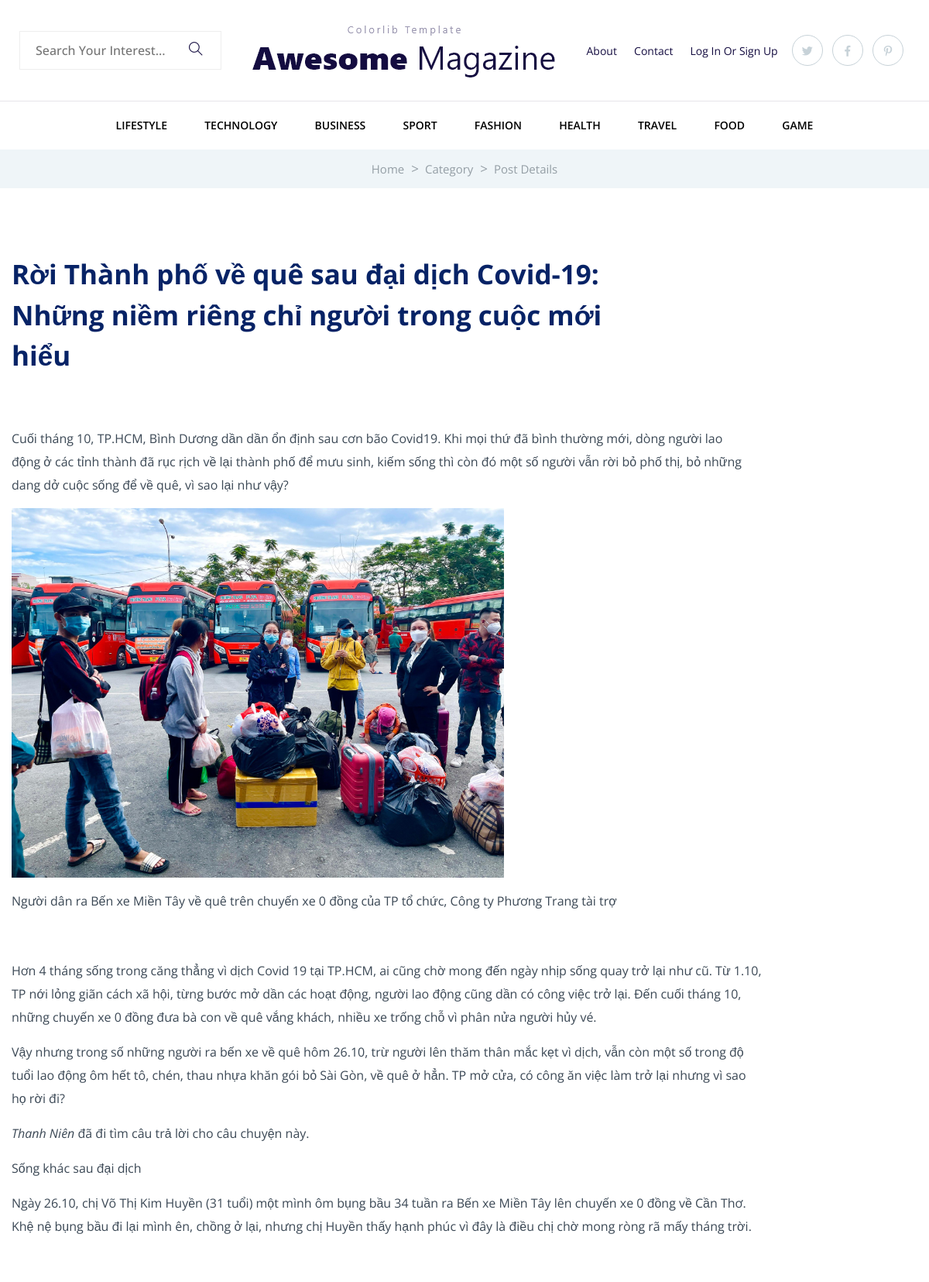
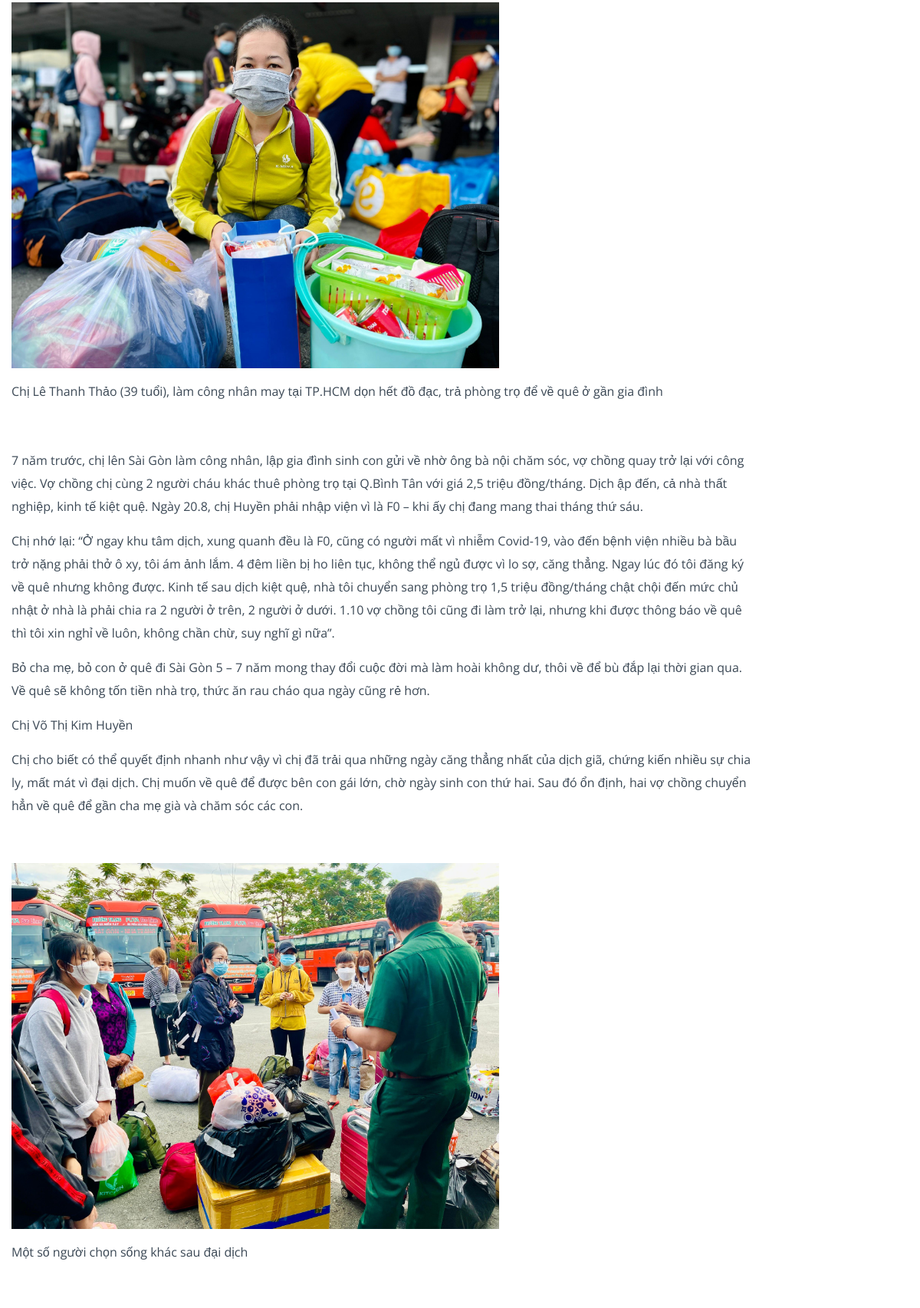
/post-details/2 (upper part), run on the app's committed database (2 pictures, top to bottom).
### news/models.py (models this page shows, shortened)
class Category (models.Model):
    title = models.CharField(max_length=400)
    image = models.ImageField(upload_to="imgs/", blank=True)

class New (models.Model):
    title = models.CharField(max_length=400)
    image = models.ImageField(upload_to="imgs/", blank=True)
    detail_view = models.CharField(max_length=500, blank=True, null=True)
    detail = RichTextUploadingField(blank=True)
    category = models.ForeignKey(Category, on_delete=models.CASCADE)

### news/views.py (the view)
# urls.py: path('post-details/<int:id>', post_details, name='post-details'),
def post_details(request, id):
    categorys = Category.objects.all()
    new = New.objects.get(pk=id)
    context = {
        "Categorys" : categorys,
        "new" : new
    }
    return render(request, 'post_details.html', context)

### templates/post_details.html (shortened to what this page needs)
{% load static %}
<!doctype html>
<html class="no-js" lang="zxx">
<head>
	<link rel="stylesheet" href="{% static '' %}assets/css/bootstrap.min.css">
	<link rel="stylesheet" href="{% static '' %}assets/css/owl.carousel.min.css">
	<link rel="stylesheet" href="{% static '' %}assets/css/slicknav.css">
    <link rel="stylesheet" href="{% static '' %}assets/css/flaticon.css">
    <link rel="stylesheet" href="{% static '' %}assets/css/progressbar_barfiller.css">
    <link rel="stylesheet" href="{% static '' %}assets/css/gijgo.css">
    <link rel="stylesheet" href="{% static '' %}assets/css/animate.min.css">
    <link rel="stylesheet" href="{% static '' %}assets/css/animated-headline.css">
	<link rel="stylesheet" href="{% static '' %}assets/css/magnific-popup.css">
	<link rel="stylesheet" href="{% static '' %}assets/css/fontawesome-all.min.css">
	<link rel="stylesheet" href="{% static '' %}assets/css/themify-icons.css">
	<link rel="stylesheet" href="{% static '' %}assets/css/slick.css">
	<link rel="stylesheet" href="{% static '' %}assets/css/nice-select.css">
	<link rel="stylesheet" href="{% static '' %}assets/css/style.css">
</head>
<body>
    <header>
       <div class="header-area">
            <div class="main-header ">
                <div class="header-top ">
                   <div class="container-fluid">
                       <div class="col-xl-12">
                            <div class="row d-flex justify-content-lg-between align-items-center">
                                <div class="header-info-left">
                                    <li class="d-none d-lg-block">
                                        <div class="form-box f-right ">
                                            <form action="/search/" method="get" id='form'>
                                                <input type="text" name="search" placeholder="Search your interest...">
                                                <div class="search-icon" onclick="document.getElementById('form').submit();">
                                                    <i class="ti-search"></i>
                                                </div>
                                            </form>
                                        </div>
                                     </li>
                                </div>
                                <div class="header-info-mid">
                                    <div class="logo">
                                        <a href="{% url 'home' %}"><img src="{% static '' %}assets/img/logo/logo.png" alt=""></a>
                                    </div>
                                </div>
                                <div class="header-info-right d-flex align-items-center">
                                   <ul>
                                       <li><a href="{% url 'about' %}">About</a></li>
                                       <li><a href="{% url 'contact' %}">Contact</a></li>
                                       <li><a href="{% url 'login' %}">Log In  or  Sign Up</a></li>
                                   </ul>
                                   <div class="header-social">
                                        <a href="#"><i class="fab fa-twitter"></i></a>
                                        <a href="https://bit.ly/sai4ull"><i class="fab fa-facebook-f"></i></a>
                                        <a href="#"><i class="fab fa-pinterest-p"></i></a>
                                    </div>
                                </div>
                            </div>
                       </div>
                   </div>
                </div>
               <div class="header-bottom  header-sticky">
                    <div class="container-fluid">
                        <div class="row align-items-center">
                            <div class="col-12">
                                <div class="main-menu text-center d-none d-lg-block">
                                    <nav>
                                        <ul id="navigation">
                                            {% for index in Categorys %}
                                                <li><a href="/category/{{index.id}}">{{index.title}}</a></li>
                                            {% endfor %}
                                        </ul>
                                    </nav>
                                </div>
                            </div>
                            <div class="col-12">
                            </div>
                        </div>
                    </div>
               </div>
            </div>
       </div>
    </header>
    <main>
        <div class="page-notification">
            <div class="container">
                <div class="row">
                    <div class="col-lg-12">
                        <nav aria-label="breadcrumb">
                            <ol class="breadcrumb justify-content-center">
                                <li class="breadcrumb-item"><a href="{% url 'home' %}">Home</a></li>
                                <li class="breadcrumb-item"><a href="#">Category</a></li>
                                <li class="breadcrumb-item"><a href="#">Post details</a></li>
                            </ol>
                        </nav>
                    </div>
                </div>
            </div>
        </div>
        <div class="psot-details pb-80">
            <div class="container">
                <div class="row">
                    <div class="col-lg-12">
                    </div>
                </div>
                <div class="row">
                    <div class="col-lg-8">
                        <div class="about-details-cap">
                        <h2>{{new.title}}</h2>
                        </div>
                    </div>
                    <div class="col-lg-10">
                        <div class="about-details-cap">
                        <p class="mb-30">{{new.detail | safe}}</p>
                        </div>
                    </div>
                </div>
            </div>
        </div>
    </main>
    </body>
</html>

### data on the page
Category: title "LIFESTYLE"
Category: title "TECHNOLOGY"
Category: title "BUSINESS"
Category: title "SPORT"
Category: title "FASHION"
Category: title "HEALTH"
Category: title "TRAVEL"
Category: title "FOOD"
Category: title "GAME"
New: title "Rời Thành phố về quê sau đại dịch Covid-19: Những niềm riêng chỉ người trong cuộc mới hiểu", detail "Cuối tháng 10, TP.HCM, Bình Dương dần dần ổn định sau cơn bão Covid19. Khi mọi thứ đã bình thường mới, dòng người lao động ở các tỉnh thành đã rục rịch về lại thành phố để mưu sinh, kiếm sống thì còn đó một số người vẫn rời bỏ phố thị, bỏ những dang dở cuộc sống để về quê, vì sao lại như vậy? Người dân ra Bến xe Miền Tây về quê trên chuyến xe 0 đồng của TP tổ chức, Công ty Phương Trang tài trợ Hơn 4 tháng sống trong căng thẳng vì dịch Covid 19 tại TP.HCM, ai cũng chờ mong đến ngày nhịp sống quay trở lại như cũ. Từ 1.10, TP nới lỏng giãn cách xã hội, từng bước mở dần các hoạt động, người lao động cũng dần có công việc trở lại. Đến cuối tháng 10, những chuyến xe 0 đồng đưa bà con về quê vắng…", detail (picture)
